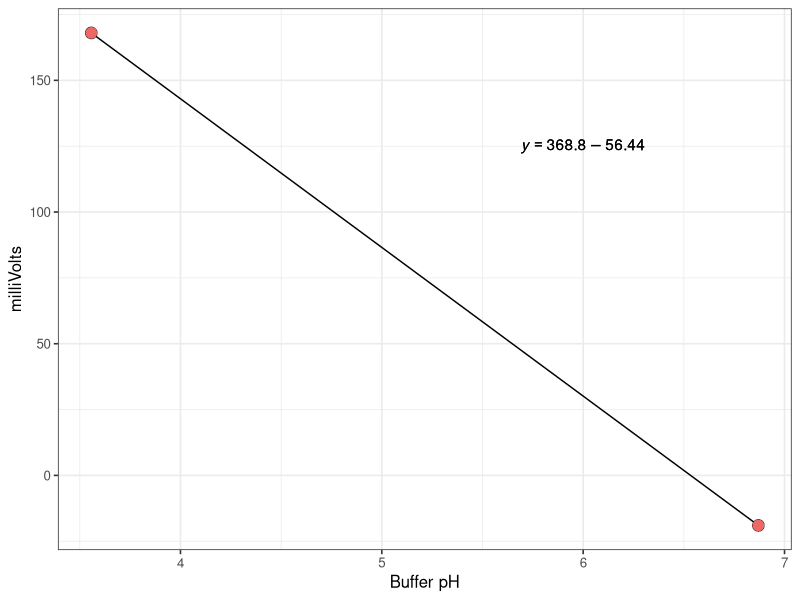

Write the R code that produced this figure.
## ---- chunk 1
#| echo: false
#| warning: false
#| fig-width: 5
#| fig-height: 3
#| fig-alt: |
#|   A scatterplot of buffer pH vs millivolts
library(ggplot2)
#   lm_eqn <- function(df){
#     m <- lm(y ~ x, df);
#     eq <- substitute(italic(y) == a + b %.% italic(x)*","~~italic(r)^2~"="~r2, 
#          list(a = format(unname(coef(m)[1]), digits = 2),
#               b = format(unname(coef(m)[2]), digits = 2),
#              r2 = format(summary(m)$r.squared, digits = 3)))
#     as.character(as.expression(eq));
# }

lm_eqn <- function(df){

    m <- lm(y ~ x, df);
    
    if(coef(m)[2] > 0) {
    eq <- substitute(italic(y) == a + b, 
         list(a = format(unname(coef(m)[1]), digits = 4),
              b = format(unname(coef(m)[2]), digits = 4)))
    } else {
      eq <- substitute(italic(y) == a - b, 
         list(a = format(unname(coef(m)[1]), digits = 4),
              b = format(unname(-coef(m)[2]), digits = 4)))
    }
    
    as.character(as.expression(eq));
}

df = data.frame(x = c(3.557, 6.87), y = c(168,-19))

ggplot(df, aes(x = x, y = y)) +
  geom_path() +
  geom_point(size = 4, fill = '#eb6864', shape = 21, stroke = 0.2) +
  geom_text(x = 6, y = 125, label = lm_eqn(df), parse = TRUE) +
  labs(
    x = "Buffer pH",
    y = "milliVolts"
  ) +
  theme_bw(base_size = 12)
